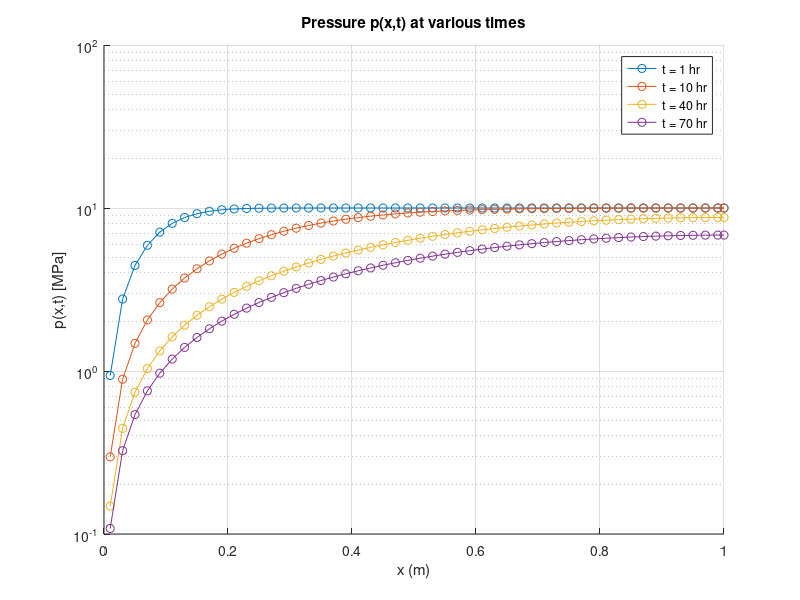
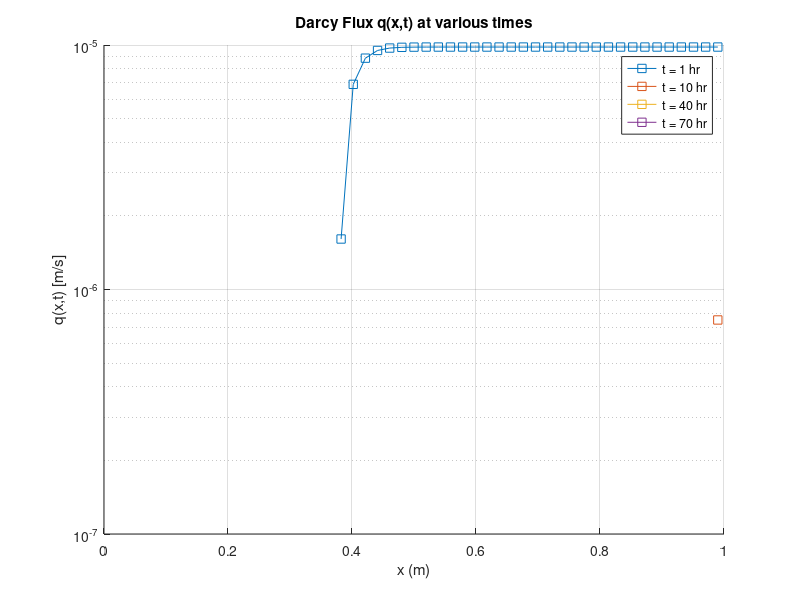

Reproduce these figures in MATLAB, in order.
% Benchmark for Terzaghi's 1D equation
clc;
close all;

% Parameters
P0 = 10e6;        % Face load in Pascals
cf = 1e-6;      % Diffusion constant
L = 1;            % Domain length in meters
N_max = 100;      % Fourier terms

% Spatial discretization
m = 50;
a = 0; b = L;
dx = (b - a)/m;
xgrid = [a a+dx/2 : dx : b-dx/2 b];  % Staggered grid

% Times to evaluate (in hours)
times_hr = [1, 10, 40, 70];
times_sec = times_hr * 3600;

% Fluid properties
K = 1e-12;        % Permeability [m^2]
mu = 1e-3;        % Dynamic viscosity [Pa·s]
rho = 1000;       % Fluid density [kg/m^3]
g = 9.81;         % Gravity [m/s^2]

% Store results
p_all = zeros(length(xgrid), length(times_sec));
q_all = zeros(length(xgrid), length(times_sec));  % Will truncate later

% Plot pressure
figure(1);
hold on;
for i = 1:length(times_sec)
    t = times_sec(i);

    % Analytical pressure solution
    p = zeros(size(xgrid));
    for N = 0:N_max
        n = 2*N + 1;
        term = (1/n) * sin(n*pi*xgrid/(2*L)) .* exp(-(n^2)*(pi^2)*cf*t/(4*L^2));
        p = p + term;
    end
    p = (4/pi) * P0 * p;
    p_all(:,i) = p;

    semilogy(xgrid, p/1e6, '-o', 'DisplayName', ['t = ' num2str(times_hr(i)) ' hr']);
end
title('Pressure p(x,t) at various times');
xlabel('x (m)');
ylabel('p(x,t) [MPa]');
legend;
grid on;

% Plot Darcy flux
figure(2);
hold on;
x_flux = linspace(a + dx/2, b - dx/2, m+1);
for i = 1:length(times_sec)
    p = p_all(:,i);
    dpdx = gradient(p, dx);
    q = - (K / mu) * (dpdx - rho * g);
    q_all(1:m+1,i) = q(1:m+1);  % avoid including ghost point
    semilogy(x_flux, q(1:m+1), '-s', 'DisplayName', ['t = ' num2str(times_hr(i)) ' hr']);
end
title('Darcy Flux q(x,t) at various times');
xlabel('x (m)');
ylabel('q(x,t) [m/s]');
legend;
grid on;

% Print results
for i = 1:length(times_hr)
    fprintf('\nFinal pressure p(x,t = %.2f hr):\n', times_hr(i));
    disp(p_all(:,i)');
    fprintf('Final Darcy flux q(x,t = %.2f hr):\n', times_hr(i));
    disp(q_all(1:m+1,i)');
end
